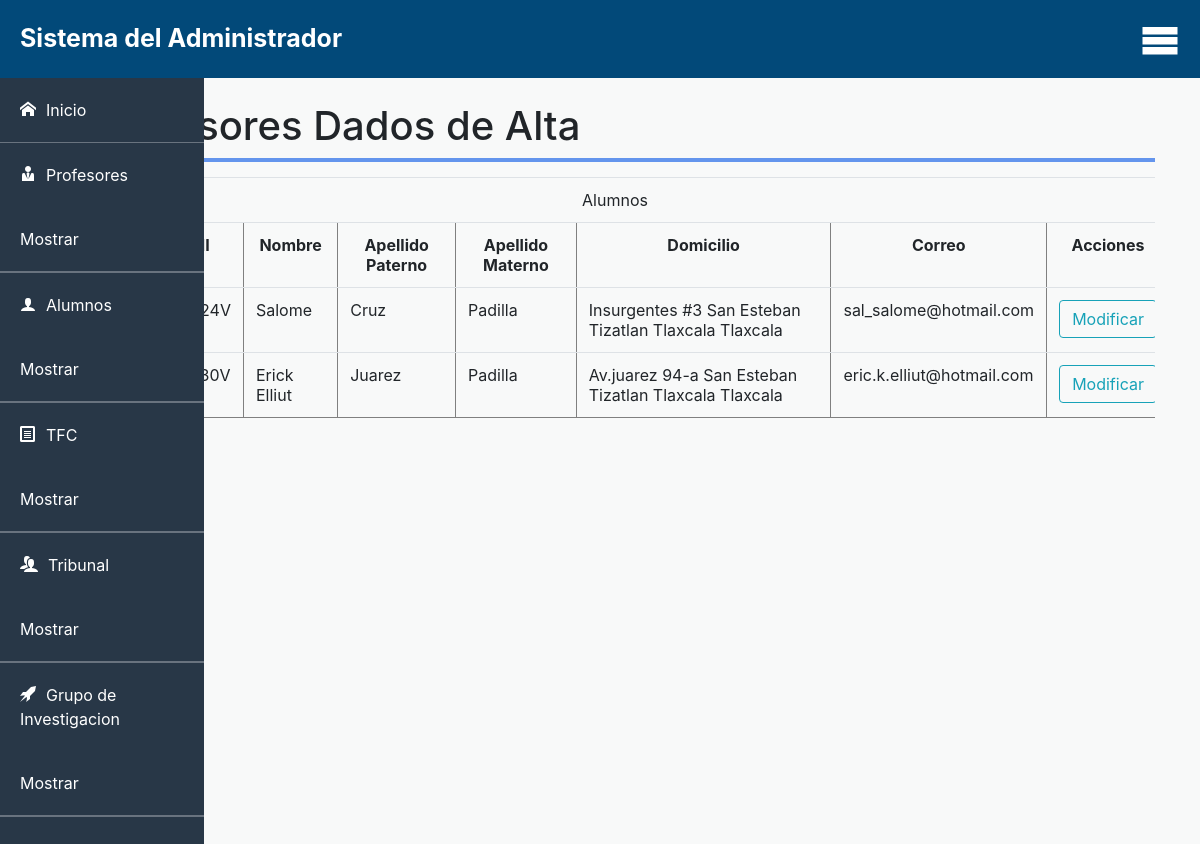
/vista/profesores/consultaProfesores.php, run on the app's committed database.
### tables this page shows
CREATE TABLE `profesores` (
  `dniprofesor` varchar(8) NOT NULL,
  `nombreprofesor` varchar(45) DEFAULT NULL,
  `domicilio` varchar(70) DEFAULT NULL,
  `correo` varchar(35) DEFAULT NULL,
  `apellidop` varchar(45) DEFAULT NULL,
  `apellidom` varchar(45) DEFAULT NULL
);

### vista/profesores/consultaProfesores.php (the view, shortened to what this page needs)
<?php
    require_once'../../controlador/barraNavegacion.php';
    include"../../modelo/conexiones/conexion.php";
    $cons="SELECT*FROM profesores";
    $res=mysqli_query($conexion,$cons);
?>
<html>
<head>
</head>
<body>
 <br>
 <div class="container">
  <div class="table-responsive">
         <h1><span class="icon-user"></span>Profesores Dados de Alta</h1>
          <div class="linea"></div>
           <table class="table" border="1">
            <td align="center" colspan="11">Alumnos</td>
			<tr align="center">
				<th >Numero</th>
				<th >DNI</th>
				<th >Nombre</th>
				<th >Apellido Paterno</th>
				<th >Apellido Materno</th>
				<th >Domicilio</th>
				<th >Correo</th>
				<th >Acciones</th>
			</tr>
			<?php
				$i=1;
				while($fila=mysqli_fetch_array($res))
				{
					echo '<tr>
					<td>'.$i.' </td>
					<td>'.$fila['dniprofesor'].' </td>
					<td>'.$fila['nombreprofesor'].' </td>
                    <td>'.$fila['apellidop'].' </td>
					<td>'.$fila['apellidom'].' </td>
					<td>'.$fila['domicilio'].' </td>
                    <td>'.$fila['correo'].' </td>
                    <td>
						<a href="../../vista/profesores/modificarProfesores.php?dniprofesor='.$fila['dniprofesor'].'"> <button class="btn btn-outline-info">Modificar</button>
                    </td>
					</tr>';
					$i++;
				}
			?>
		</table></div>
</div>
</body>
</html>

### controlador/barraNavegacion.php (shortened to what this page needs)
<html>
<head>
    <link rel="stylesheet" href="/TFC2.0/vista/estilos/barraNavegacion.css">
    <link rel="stylesheet" href="/TFC2.0/vista/iconos/fonts.css">
    <link rel="stylesheet" href="/TFC2.0/vista/bootstrap-4.3.1-dist/css/bootstrap.css">
</head>
<body>
    <header>
        <div class="menu_bar">
			<a href="#" class="bt-menu"><span class="icon-menu"></span>Sistema del Administrador</a>
		</div>
		<nav style="overflow: scroll;">
			<ul>
				<li><a href="/TFC2.0/index.php"><span class="icon-home"></span>Inicio</a></li>
				<li><a href="/TFC2.0/vista/profesores/profesores.php"><span class="icon-user-tie"></span>Profesores</a>
				    <ul>
				        <li><a href="/TFC2.0/vista/profesores/consultaProfesores.php">Mostrar</a></li>
				    </ul>
				</li>
				<li><a href="/TFC2.0/vista/alumnos/alumnos.php"><span class="icon-user"></span>Alumnos</a>
				    <ul>
				        <li><a href="/TFC2.0/vista/alumnos/consultaAlumnos.php">Mostrar</a></li>
				    </ul>
				</li>
				<li><a href="/TFC2.0/vista/tfcs/TFC.php"><span class="icon-file-text"></span>TFC</a>
				    <ul>
				        <li><a href="/TFC2.0/vista/tfcs/consultaTFC.php">Mostrar</a></li>
				    </ul>
				</li>
				<li><a href="/TFC2.0/vista/tribunales/tribunal.php"><span class="icon-users"></span>Tribunal</a>
				    <ul>
				        <li><a href="/TFC2.0/vista/tribunales/consultaTribunal.php">Mostrar</a></li>
				    </ul>
				</li>
				<li><a href="/TFC2.0/vista/grupos/grupodeinvestigacion.php"><span class="icon-rocket"></span>Grupo de Investigacion</a>
				    <ul>
				        <li><a href="/TFC2.0/vista/grupos/consultaGrupo.php">Mostrar</a></li>
				    </ul>
				</li>
			</ul>
		</nav>
    </header>
</body>
</html>

### vista/estilos/barraNavegacion.css (style rules this page uses)
* { margin:0; padding:0; }
header { width:100%; }
header nav { width:17%; height:100%; margin-right:5%; background: #283747; float: left; z-index: 1; position: absolute; }
header nav ul li { display:block; float:none; border-bottom:1px solid rgba(255,255,255, .3); }
.menu_bar { position: relative; display:block; width:100%; }
.menu_bar .bt-menu { display:block; padding:20px; background:#024979; color:#fff; text-decoration:none; font-weight: bold; font-size:25px; -webkit-box-sizing:border-box; -moz-box-sizing:border-box; box-sizing:border-box; }
.menu_bar span { float:right; font-size:40px; }
header nav ul li span { margin-right:10px; }
header nav ul li a { color:#fff; padding:20px; display:block; text-decoration:none; }
.linea { background: cornflowerblue; height: 0.5%; }

### controlador/barraNavegacion.php (style rules this page uses)
body { background:#f8f9f9; }

### vista/profesores/consultaProfesores.php (style rules this page uses)
table { margin: 15px; }

### data on the page
profesores: nombreprofesor "Salome", apellidop "Cruz", apellidom "Padilla", domicilio "Insurgentes #3 San Esteban Tizatlan Tlaxcala Tlaxcala", correo "sal_salome@hotmail.com"
profesores: nombreprofesor "Erick Elliut", apellidop "Juarez", apellidom "Padilla", domicilio "Av.juarez 94-a San Esteban Tizatlan Tlaxcala Tlaxcala", correo "eric.k.elliut@hotmail.com"
